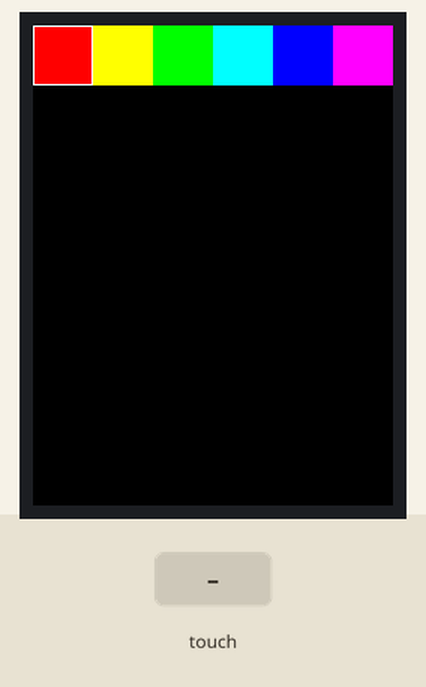
This sketch was run on a simulated Arduino Uno, built with avr-gcc and run on an emulated ATmega328P. On the bench: 240×320 colour display. The inputs (shaded band) are chosen by the test bench. What the sketch prints to the serial monitor is not drawn.

Above: at 1.4 s.
1.5 s: touch panel pressed at 13 % / 30 % of its raw x / y range
3.0 s: touch panel pressed at 38 % / 10 % of its raw x / y range
At 3.9 s:
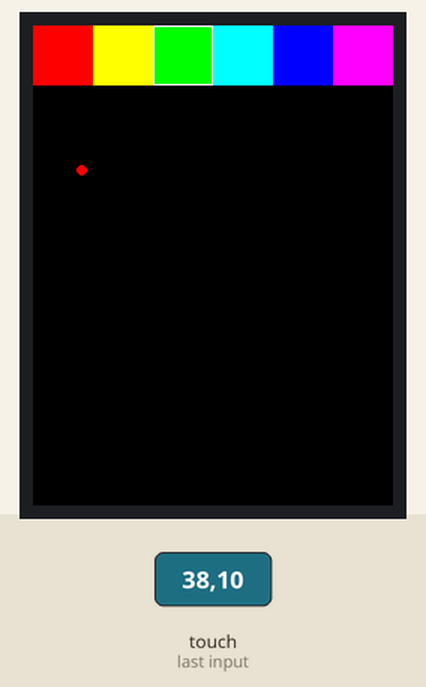
4.5 s: touch panel pressed at 38 % / 30 % of its raw x / y range
Timing chart, 0 to 7.5 s (numbered marks = the images above; inputs shaded):
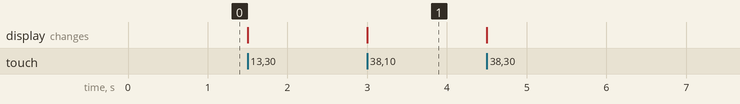

The sketch:

sketch.ino
```cpp
// Muhammad Kevin Hardiansyah


#include <Adafruit_GFX.h>
#include <SPI.h>
#include <Adafruit_ILI9341.h>
#include <Wire.h>
#include <Adafruit_FT6206.h>


// The FT6206 uses hardware I2C (SCL/SDA)
Adafruit_FT6206 ctp = Adafruit_FT6206();

// The display also uses hardware SPI, plus #9 & #10
#define TFT_CS 10
#define TFT_DC 9
Adafruit_ILI9341 tft = Adafruit_ILI9341(TFT_CS, TFT_DC);

// Size of the color selection boxes and the paintbrush size
#define BOXSIZE 40
#define PENRADIUS 3
int oldcolor, currentcolor;


void setup(void) {
  while (!Serial);     // used for arduino debugging

  Serial.begin(115200);
  Serial.println(F("Cap Touch Paint!"));

  tft.begin();

  if (! ctp.begin(10)) {  // pass in 'sensitivity' coefficient
    Serial.println("Couldn't start FT6206 touchscreen controller");
    while (1);
  }

  Serial.println("Capacitive touchscreen started");

  tft.fillScreen(ILI9341_BLACK);

  // make the color selection boxes
  tft.fillRect(0, 0, BOXSIZE, BOXSIZE, ILI9341_RED);
  tft.fillRect(BOXSIZE, 0, BOXSIZE, BOXSIZE, ILI9341_YELLOW);
  tft.fillRect(BOXSIZE*2, 0, BOXSIZE, BOXSIZE, ILI9341_GREEN);
  tft.fillRect(BOXSIZE*3, 0, BOXSIZE, BOXSIZE, ILI9341_CYAN);
  tft.fillRect(BOXSIZE*4, 0, BOXSIZE, BOXSIZE, ILI9341_BLUE);
  tft.fillRect(BOXSIZE*5, 0, BOXSIZE, BOXSIZE, ILI9341_MAGENTA);

  // select the current color 'red'
  tft.drawRect(0, 0, BOXSIZE, BOXSIZE, ILI9341_WHITE);
  currentcolor = ILI9341_RED;
}


void loop() {
  // Wait for a touch
  if (! ctp.touched()) {
    return;
  }

  // Retrieve a point
  TS_Point p = ctp.getPoint();


  // Print out raw data from screen touch controller
  Serial.print("X = "); Serial.print(p.x);
  Serial.print("\tY = "); Serial.print(p.y);
  Serial.print(" -> ");


  // flip it around to match the screen.
  p.x = map(p.x, 0, 240, 240, 0);
  p.y = map(p.y, 0, 320, 320, 0);

  // Print out the remapped (rotated) coordinates
  Serial.print("("); Serial.print(p.x);
  Serial.print(", "); Serial.print(p.y);
  Serial.println(")");


  if (p.y < BOXSIZE) {
     oldcolor = currentcolor;

     if (p.x < BOXSIZE) {
       currentcolor = ILI9341_RED;
       tft.drawRect(0, 0, BOXSIZE, BOXSIZE, ILI9341_WHITE);
     } else if (p.x < BOXSIZE*2) {
       currentcolor = ILI9341_YELLOW;
       tft.drawRect(BOXSIZE, 0, BOXSIZE, BOXSIZE, ILI9341_WHITE);
     } else if (p.x < BOXSIZE*3) {
       currentcolor = ILI9341_GREEN;
       tft.drawRect(BOXSIZE*2, 0, BOXSIZE, BOXSIZE, ILI9341_WHITE);
     } else if (p.x < BOXSIZE*4) {
       currentcolor = ILI9341_CYAN;
       tft.drawRect(BOXSIZE*3, 0, BOXSIZE, BOXSIZE, ILI9341_WHITE);
     } else if (p.x < BOXSIZE*5) {
       currentcolor = ILI9341_BLUE;
       tft.drawRect(BOXSIZE*4, 0, BOXSIZE, BOXSIZE, ILI9341_WHITE);
     } else if (p.x <= BOXSIZE*6) {
       currentcolor = ILI9341_MAGENTA;
       tft.drawRect(BOXSIZE*5, 0, BOXSIZE, BOXSIZE, ILI9341_WHITE);
     }

     if (oldcolor != currentcolor) {
        if (oldcolor == ILI9341_RED)
          tft.fillRect(0, 0, BOXSIZE, BOXSIZE, ILI9341_RED);
        if (oldcolor == ILI9341_YELLOW)
          tft.fillRect(BOXSIZE, 0, BOXSIZE, BOXSIZE, ILI9341_YELLOW);
        if (oldcolor == ILI9341_GREEN)
          tft.fillRect(BOXSIZE*2, 0, BOXSIZE, BOXSIZE, ILI9341_GREEN);
        if (oldcolor == ILI9341_CYAN)
          tft.fillRect(BOXSIZE*3, 0, BOXSIZE, BOXSIZE, ILI9341_CYAN);
        if (oldcolor == ILI9341_BLUE)
          tft.fillRect(BOXSIZE*4, 0, BOXSIZE, BOXSIZE, ILI9341_BLUE);
        if (oldcolor == ILI9341_MAGENTA)
          tft.fillRect(BOXSIZE*5, 0, BOXSIZE, BOXSIZE, ILI9341_MAGENTA);
     }
  }
  if (((p.y-PENRADIUS) > BOXSIZE) && ((p.y+PENRADIUS) < tft.height())) {
    tft.fillCircle(p.x, p.y, PENRADIUS, currentcolor);
  }
}
```

Measured:
- after the input at 3.0 s, the display: changes at once (image 1)
